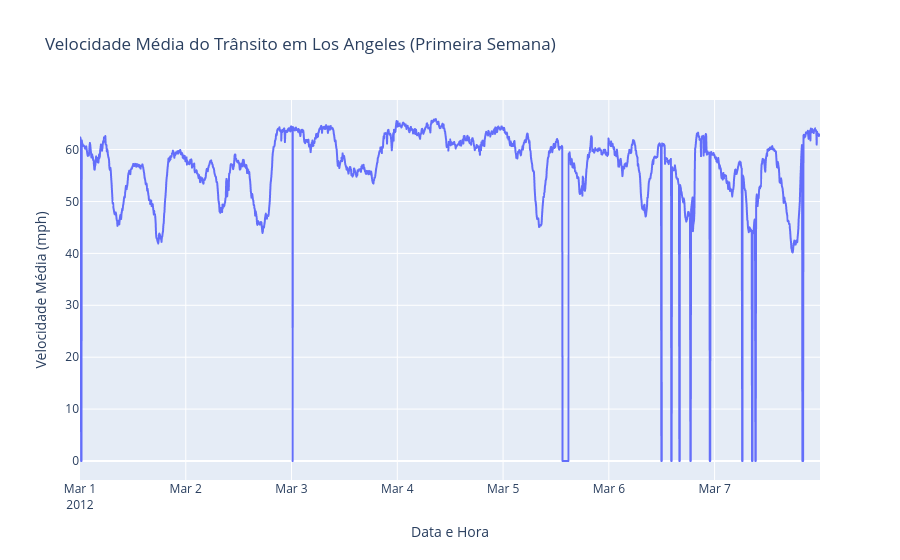
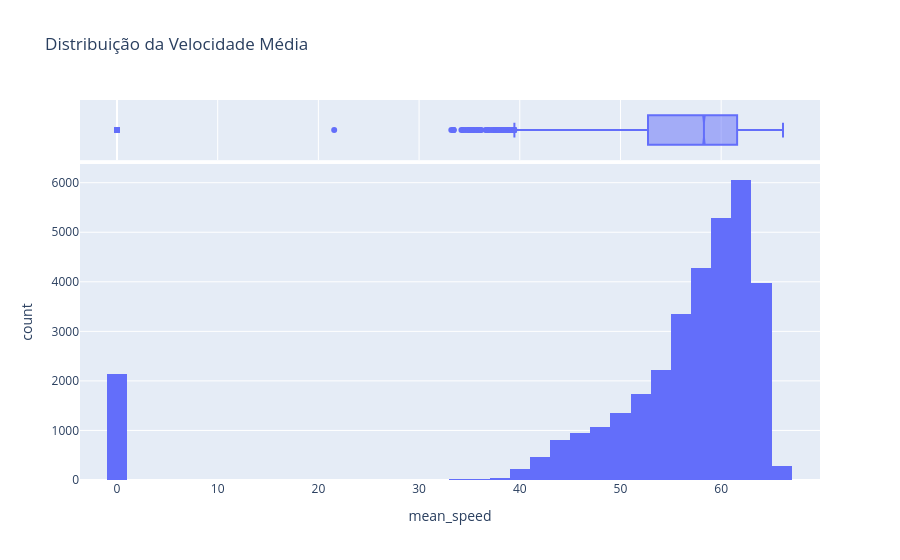

Write notebook code for charts like these, in order.
### Markdown cell above
### 3. Análise Exploratória de Dados (EDA)
Vamos calcular a velocidade média em todos os 207 sensores e visualizar o padrão de trânsito ao longo do tempo.

### Code cell
# Calculando a média global de velocidade na rede
df = pd.DataFrame()
df['mean_speed'] = df_raw.mean(axis=1)

# Amostragem para visualizar (Plotar uma semana de dados)
fig = px.line(df.iloc[:2016], y='mean_speed', 
              title="Velocidade Média do Trânsito em Los Angeles (Primeira Semana)",
              labels={'datetime': 'Data e Hora', 'mean_speed': 'Velocidade Média (mph)'})
fig.show()

# Distribuição
fig2 = px.histogram(df, x='mean_speed', nbins=50, marginal="box",
                   title="Distribuição da Velocidade Média")
fig2.show()

### Figure 1 — Plotly figure (JSON) as saved in the notebook; plotly's stock layout.template omitted (floating-point values rounded to 4 significant figures; data arrays with more than 128 entries replaced by an {"elided": "..."} marker saying what was removed)
{"data": [{"hovertemplate": "Data e Hora=%{x}<br>Velocidade Média (mph)=%{y}<extra></extra>", "legendgroup": "", "line": {"color": "#636efa", "dash": "solid"}, "marker": {"symbol": "circle"}, "mode": "lines", "name": "", "showlegend": false, "type": "scattergl", "x": {"elided": "2016 str values"}, "xaxis": "x", "y": {"elided": "2016 float values"}, "yaxis": "y"}], "layout": {"legend": {"tracegroupgap": 0}, "title": {"text": "Velocidade Média do Trânsito em Los Angeles (Primeira Semana)"}, "xaxis": {"anchor": "y", "domain": [0, 1], "title": {"text": "Data e Hora"}}, "yaxis": {"anchor": "x", "domain": [0, 1], "title": {"text": "Velocidade Média (mph)"}}}}

### Figure 2 — Plotly figure (JSON) as saved in the notebook; plotly's stock layout.template omitted (floating-point values rounded to 4 significant figures; data arrays with more than 128 entries replaced by an {"elided": "..."} marker saying what was removed)
{"data": [{"bingroup": "x", "hovertemplate": "mean_speed=%{x}<br>count=%{y}<extra></extra>", "legendgroup": "", "marker": {"color": "#636efa", "pattern": {"shape": ""}}, "name": "", "nbinsx": 50, "orientation": "v", "showlegend": false, "type": "histogram", "x": {"elided": "34272 float values"}, "xaxis": "x", "yaxis": "y"}, {"hovertemplate": "mean_speed=%{x}<extra></extra>", "legendgroup": "", "marker": {"color": "#636efa"}, "name": "", "notched": true, "showlegend": false, "type": "box", "x": {"elided": "34272 float values"}, "xaxis": "x2", "yaxis": "y2"}], "layout": {"barmode": "relative", "legend": {"tracegroupgap": 0}, "title": {"text": "Distribuição da Velocidade Média"}, "xaxis": {"anchor": "y", "domain": [0, 1], "title": {"text": "mean_speed"}}, "xaxis2": {"anchor": "y2", "domain": [0, 1], "matches": "x", "showgrid": true, "showticklabels": false}, "yaxis": {"anchor": "x", "domain": [0, 0.8316], "title": {"text": "count"}}, "yaxis2": {"anchor": "x2", "domain": [0.8416, 1], "matches": "y2", "showgrid": false, "showline": false, "showticklabels": false, "ticks": ""}}}
